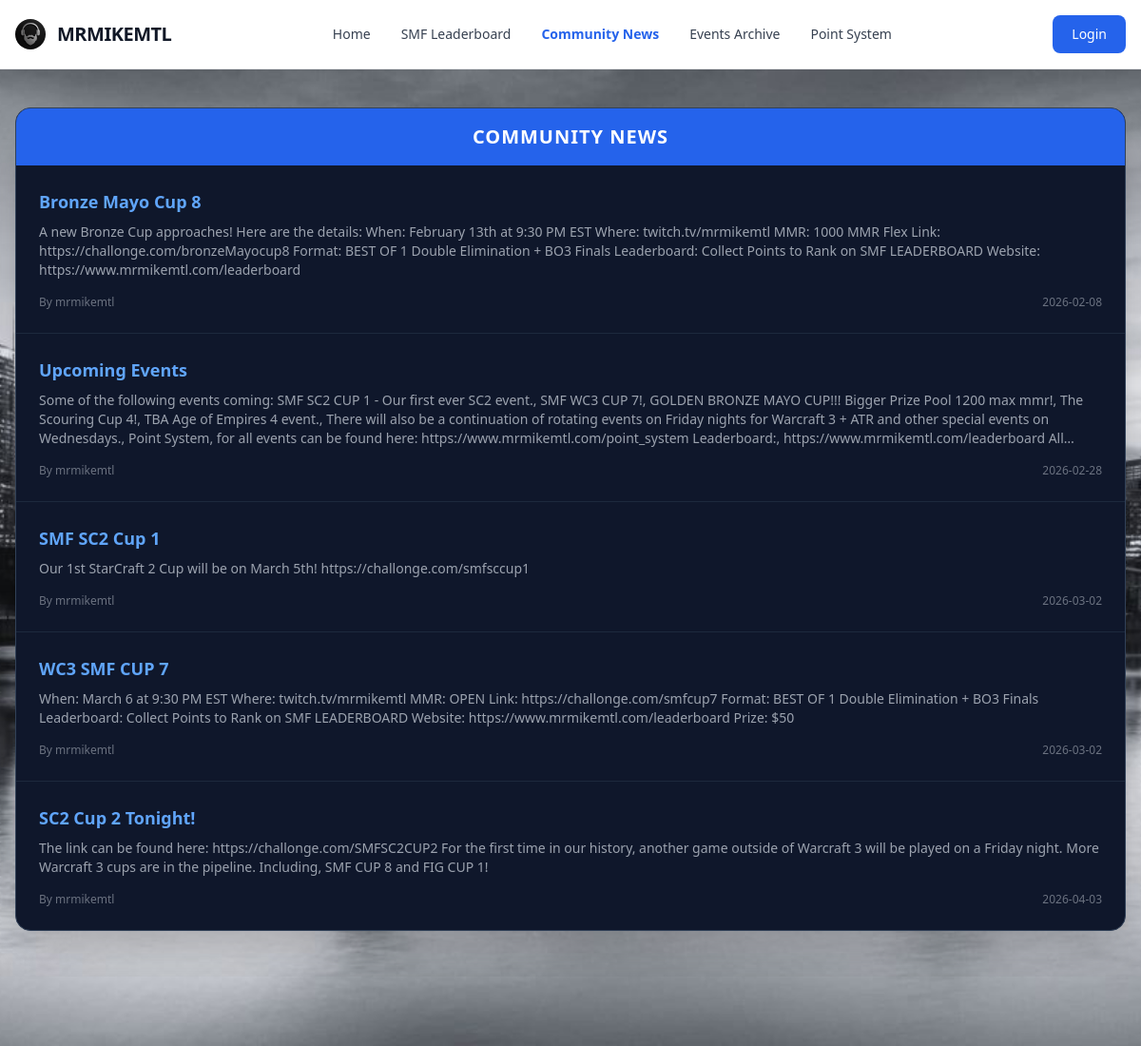
Page /news on the committed database.
### tables this page shows
CREATE TABLE posts (id INTEGER PRIMARY KEY, title TEXT, content TEXT, author TEXT, date DATETIME DEFAULT CURRENT_TIMESTAMP);

### web/app.py (the view)
@app.route("/news")
def news():
    posts = dbsession.execute(sqlalchemy.text("SELECT * FROM posts ORDER BY date;")).all()
    news_post = request.args.get("post")
    if not news_post:
        return render_template("news.html", posts=posts)
    else:
        for post in posts:
            if news_post == post.title:
                return render_template("news.html", news_post=post)

### web/templates/news.html
{% extends "base.html" %}
{% block content %}
{% if news_post %}
<article class="max-w-4xl mx-auto bg-slate-900 border border-slate-700 rounded-2xl shadow-2xl overflow-hidden">
    <header class="bg-blue-600 py-8 px-6 sm:px-10">
        <div class="flex flex-col items-center space-y-4">
            <a href="/news" class="text-blue-200 hover:text-white text-xs uppercase tracking-widest transition-colors">
                &larr; Back to News
            </a>
            <h1 class="text-3xl md:text-5xl font-extrabold text-white text-center leading-tight uppercase tracking-wider">
                {{ news_post.title }}
            </h1>
        </div>
    </header>
    <div class="border-b border-slate-800 bg-slate-900/50 px-6 py-4 flex flex-wrap justify-between items-center text-sm text-gray-400">
        <div class="flex items-center space-x-2">
            <span class="font-medium text-blue-400 italic">Published by</span>
            <span class="text-gray-200">{{ news_post.author }}</span>
        </div>
        <div class="flex items-center space-x-2">
            <span class="text-gray-500">{{ news_post.date[:10] }}</span>
        </div>
    </div>
    <div class="p-8 sm:p-12">
        <div class="prose prose-invert prose-blue max-w-none">
            <p class="text-gray-300 text-lg leading-relaxed whitespace-pre-line">
                {{ news_post.content }}
            </p>
        </div>
        <div class="mt-12 pt-8 border-t border-slate-800 flex justify-center">
            <button onclick="window.print()" class="text-xs text-slate-500 hover:text-blue-400 transition-colors uppercase tracking-widest">
                Share or Print Article
            </button>
        </div>
    </div>
</article>
{% else %}
<div class="flex-1 flex flex-col bg-slate-900 border border-slate-700 rounded-2xl shadow-2xl overflow-hidden">
<h3 class="text-xl font-bold text-white text-center py-4 bg-blue-600 uppercase tracking-wider">
    Community News
</h3>
<div class="flex-grow divide-y divide-slate-800">
    {% for post in posts %}
    <div class="p-6">
        <h4 class="text-blue-400 font-bold text-lg"><a href="/news?post={{ post.title }}">{{ post.title }}</a></h4>
        <p class="text-gray-400 text-sm mt-2 line-clamp-3">{{ post.content }}</p>
        <div class="mt-4 flex justify-between items-center text-xs text-gray-500">
            <span>By {{ post.author }}</span>
            <span>{{ post.date[:10] }}</span>
        </div>
    </div>
    {% else %}
    <div class="p-10 text-center text-gray-500 italic">No news yet.</div>
    {% endfor %}
</div>
</div>
{% endif %}
{% endblock %}

### rows in the picture
posts: title "Bronze Mayo Cup 8", content "A new Bronze Cup approaches! Here are the details: When: February 13th at 9:30 PM EST Where: twitch.tv/mrmikemtl MMR: 1000 MMR Flex Link: https://challonge.com/bronzeMayocup8 Format: BEST OF 1 Double Elimination + BO3 Finals Leaderboard: Collect Points to Rank on SMF LEADERBOARD Website: https://www.mrmikemtl.com/leaderboard", author "mrmikemtl", date "2026-02-08"
posts: title "Upcoming Events", content "Some of the following events coming: SMF SC2 CUP 1 - Our first ever SC2 event., SMF WC3 CUP 7!, GOLDEN BRONZE MAYO CUP!!! Bigger Prize Pool 1200 max mmr!, The Scouring Cup 4!, TBA Age of Empires 4 event., There will also be a continuation of rotating events on Friday nights for Warcraft 3 + ATR and other special events on Wednesdays., Point System, for all events can be found here: https://www.mrmikemtl.com/point_system Leaderboard:, https://www.mrmikemtl.com/leaderboard…", author "mrmikemtl", date "2026-02-28"
posts: title "SMF SC2 Cup 1", content "Our 1st StarCraft 2 Cup will be on March 5th! https://challonge.com/smfsccup1", author "mrmikemtl", date "2026-03-02"
posts: title "WC3 SMF CUP 7", content "When: March 6 at 9:30 PM EST Where: twitch.tv/mrmikemtl MMR: OPEN Link: https://challonge.com/smfcup7 Format: BEST OF 1 Double Elimination + BO3 Finals Leaderboard: Collect Points to Rank on SMF LEADERBOARD Website: https://www.mrmikemtl.com/leaderboard Prize: $50", author "mrmikemtl", date "2026-03-02"
posts: title "SC2 Cup 2 Tonight!", content "The link can be found here: https://challonge.com/SMFSC2CUP2 For the first time in our history, another game outside of Warcraft 3 will be played on a Friday night. More Warcraft 3 cups are in the pipeline. Including, SMF CUP 8 and FIG CUP 1!", author "mrmikemtl", date "2026-04-03"
